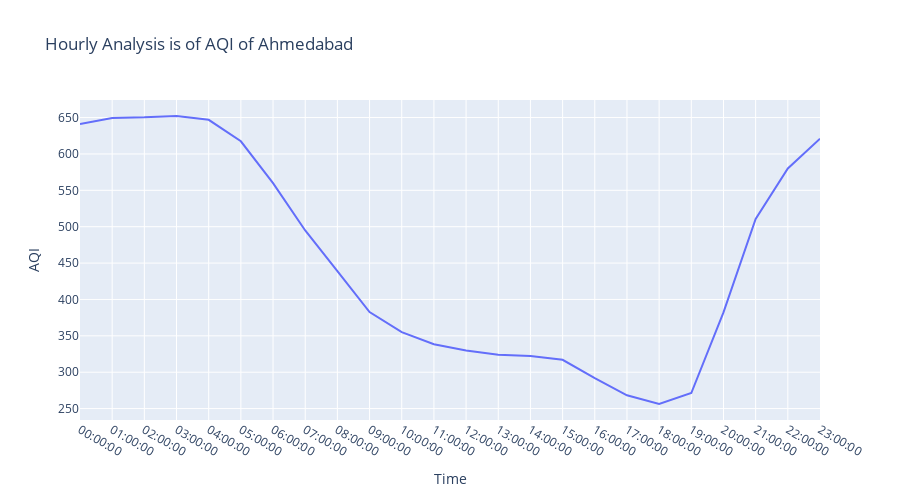
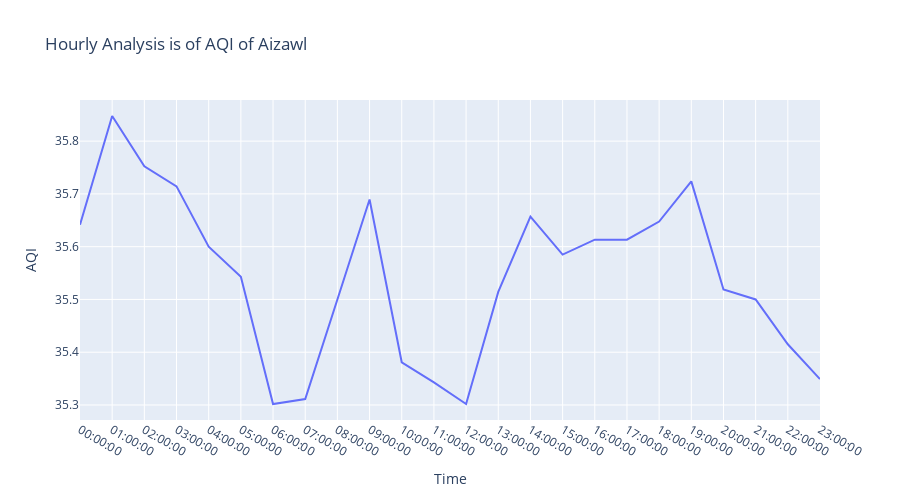
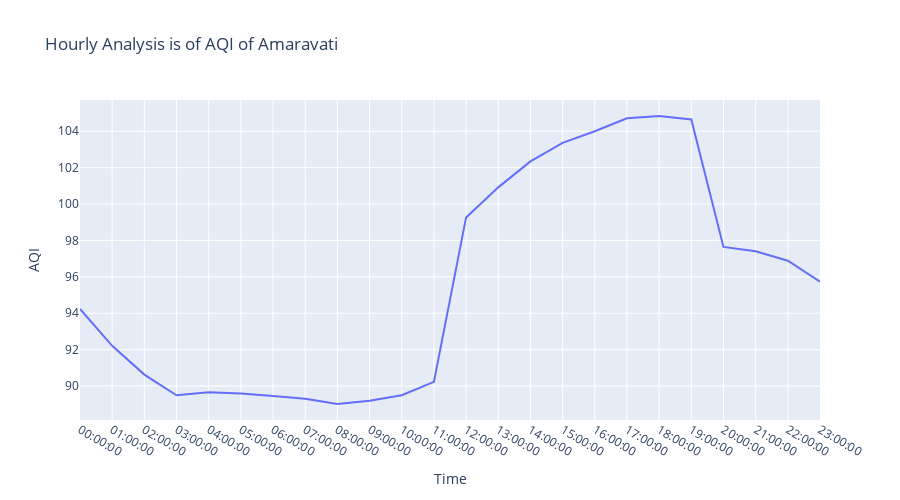
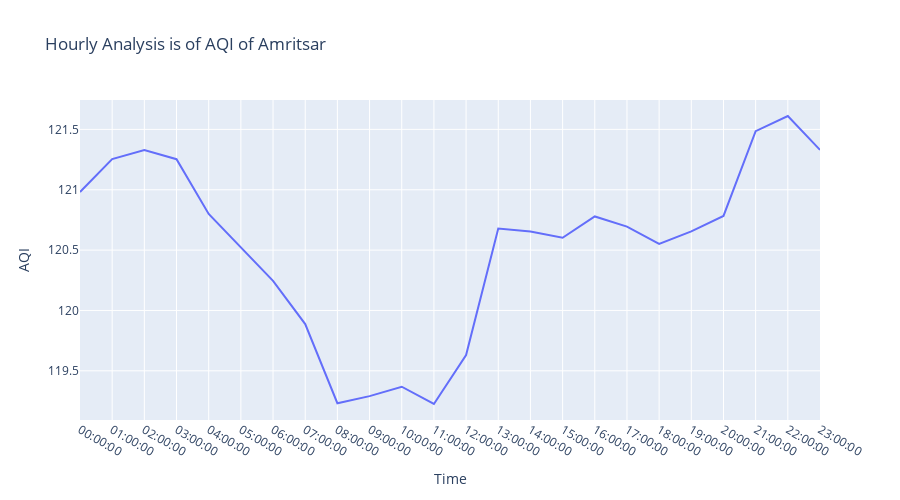

Notebook source saved alongside these figures, in order:
### Code cell
for city in city_wise['City'].unique():
    this_city = city_wise[city_wise['City'] == city]
    fig = px.line(this_city, x='Time', y='AQI', height=500, title='Hourly Analysis is of AQI of ' + city)
    fig.show()

### Figure 1 — Plotly figure (JSON) as saved in the notebook; plotly's stock layout.template omitted (floating-point values rounded to 4 significant figures)
{"data": [{"hovertemplate": "Time=%{x}<br>AQI=%{y}<extra></extra>", "legendgroup": "", "line": {"color": "#636efa", "dash": "solid"}, "marker": {"symbol": "circle"}, "mode": "lines", "name": "", "orientation": "v", "showlegend": false, "type": "scatter", "x": ["00:00:00", "01:00:00", "02:00:00", "03:00:00", "04:00:00", "05:00:00", "06:00:00", "07:00:00", "08:00:00", "09:00:00", "10:00:00", "11:00:00", "12:00:00", "13:00:00", "14:00:00", "15:00:00", "16:00:00", "17:00:00", "18:00:00", "19:00:00", "20:00:00", "21:00:00", "22:00:00", "23:00:00"], "xaxis": "x", "y": [641.2, 649.4, 650.3, 652.1, 646.9, 617.4, 559.8, 494.8, 438.8, 382.7, 355.0, 338.4, 329.9, 324.1, 322.3, 317.1, 291.9, 268.2, 256.3, 271.4, 382.2, 510.6, 580.0, 620.9], "yaxis": "y"}], "layout": {"height": 500, "legend": {"tracegroupgap": 0}, "title": {"text": "Hourly Analysis is of AQI of Ahmedabad"}, "xaxis": {"anchor": "y", "domain": [0, 1], "title": {"text": "Time"}}, "yaxis": {"anchor": "x", "domain": [0, 1], "title": {"text": "AQI"}}}}

### Figure 2 — Plotly figure (JSON) as saved in the notebook; plotly's stock layout.template omitted (floating-point values rounded to 4 significant figures)
{"data": [{"hovertemplate": "Time=%{x}<br>AQI=%{y}<extra></extra>", "legendgroup": "", "line": {"color": "#636efa", "dash": "solid"}, "marker": {"symbol": "circle"}, "mode": "lines", "name": "", "orientation": "v", "showlegend": false, "type": "scatter", "x": ["00:00:00", "01:00:00", "02:00:00", "03:00:00", "04:00:00", "05:00:00", "06:00:00", "07:00:00", "08:00:00", "09:00:00", "10:00:00", "11:00:00", "12:00:00", "13:00:00", "14:00:00", "15:00:00", "16:00:00", "17:00:00", "18:00:00", "19:00:00", "20:00:00", "21:00:00", "22:00:00", "23:00:00"], "xaxis": "x", "y": [35.64, 35.85, 35.75, 35.71, 35.6, 35.54, 35.3, 35.31, 35.5, 35.69, 35.38, 35.34, 35.3, 35.51, 35.66, 35.58, 35.61, 35.61, 35.65, 35.72, 35.52, 35.5, 35.42, 35.35], "yaxis": "y"}], "layout": {"height": 500, "legend": {"tracegroupgap": 0}, "title": {"text": "Hourly Analysis is of AQI of Aizawl"}, "xaxis": {"anchor": "y", "domain": [0, 1], "title": {"text": "Time"}}, "yaxis": {"anchor": "x", "domain": [0, 1], "title": {"text": "AQI"}}}}

### Figure 3 — Plotly figure (JSON) as saved in the notebook; plotly's stock layout.template omitted (floating-point values rounded to 4 significant figures)
{"data": [{"hovertemplate": "Time=%{x}<br>AQI=%{y}<extra></extra>", "legendgroup": "", "line": {"color": "#636efa", "dash": "solid"}, "marker": {"symbol": "circle"}, "mode": "lines", "name": "", "orientation": "v", "showlegend": false, "type": "scatter", "x": ["00:00:00", "01:00:00", "02:00:00", "03:00:00", "04:00:00", "05:00:00", "06:00:00", "07:00:00", "08:00:00", "09:00:00", "10:00:00", "11:00:00", "12:00:00", "13:00:00", "14:00:00", "15:00:00", "16:00:00", "17:00:00", "18:00:00", "19:00:00", "20:00:00", "21:00:00", "22:00:00", "23:00:00"], "xaxis": "x", "y": [94.24, 92.21, 90.63, 89.49, 89.66, 89.59, 89.46, 89.3, 89.01, 89.2, 89.5, 90.23, 99.26, 100.9, 102.3, 103.4, 104, 104.7, 104.8, 104.6, 97.64, 97.4, 96.88, 95.74], "yaxis": "y"}], "layout": {"height": 500, "legend": {"tracegroupgap": 0}, "title": {"text": "Hourly Analysis is of AQI of Amaravati"}, "xaxis": {"anchor": "y", "domain": [0, 1], "title": {"text": "Time"}}, "yaxis": {"anchor": "x", "domain": [0, 1], "title": {"text": "AQI"}}}}

### Figure 4 — Plotly figure (JSON) as saved in the notebook; plotly's stock layout.template omitted (floating-point values rounded to 4 significant figures)
{"data": [{"hovertemplate": "Time=%{x}<br>AQI=%{y}<extra></extra>", "legendgroup": "", "line": {"color": "#636efa", "dash": "solid"}, "marker": {"symbol": "circle"}, "mode": "lines", "name": "", "orientation": "v", "showlegend": false, "type": "scatter", "x": ["00:00:00", "01:00:00", "02:00:00", "03:00:00", "04:00:00", "05:00:00", "06:00:00", "07:00:00", "08:00:00", "09:00:00", "10:00:00", "11:00:00", "12:00:00", "13:00:00", "14:00:00", "15:00:00", "16:00:00", "17:00:00", "18:00:00", "19:00:00", "20:00:00", "21:00:00", "22:00:00", "23:00:00"], "xaxis": "x", "y": [121.0, 121.3, 121.3, 121.3, 120.8, 120.5, 120.2, 119.9, 119.2, 119.3, 119.4, 119.2, 119.6, 120.7, 120.7, 120.6, 120.8, 120.7, 120.6, 120.7, 120.8, 121.5, 121.6, 121.3], "yaxis": "y"}], "layout": {"height": 500, "legend": {"tracegroupgap": 0}, "title": {"text": "Hourly Analysis is of AQI of Amritsar"}, "xaxis": {"anchor": "y", "domain": [0, 1], "title": {"text": "Time"}}, "yaxis": {"anchor": "x", "domain": [0, 1], "title": {"text": "AQI"}}}}
